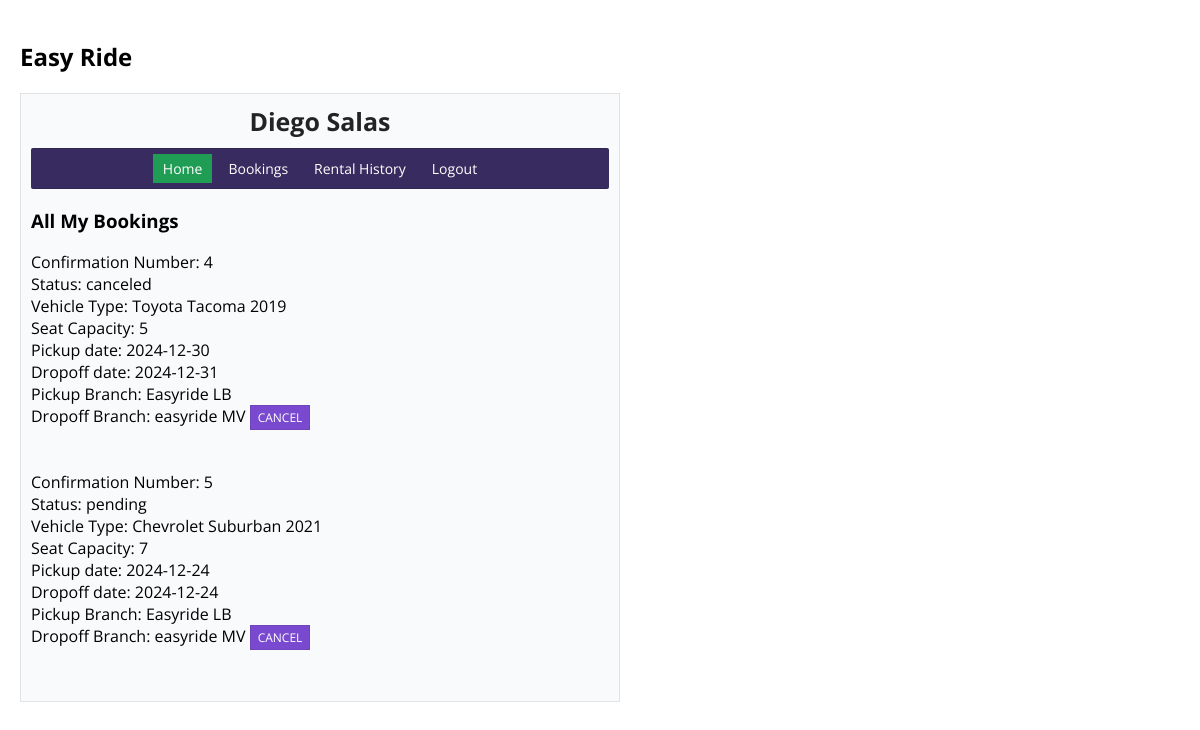
Screenshot of /mybookings.php (signed in) with the database file from the repository.
### tables this page shows
CREATE TABLE `customers` (
  `customer_id` int(11) NOT NULL,
  `customer_fname` varchar(25) NOT NULL,
  `customer_lname` varchar(25) NOT NULL,
  `customer_address` varchar(255) NOT NULL,
  `customer_phonenum` varchar(15) NOT NULL,
  `customer_email` varchar(50) NOT NULL,
  `customer_password` varchar(100) NOT NULL
);

CREATE TABLE `booking` (
  `confirmation_num` int(11) NOT NULL,
  `status` varchar(25) NOT NULL DEFAULT 'pending',
  `vehicle_registration` int(11) NOT NULL,
  `pickup_date` date NOT NULL,
  `pickup_employee_email` varchar(50) DEFAULT NULL,
  `customer_id` int(11) NOT NULL,
  `drop_date` date NOT NULL,
  `drop_employee_email` varchar(50) DEFAULT NULL,
  `pickup_branch_id` int(11) NOT NULL,
  `drop_branch_id` int(11) NOT NULL,
  `amount` float(10,2) NOT NULL
);

CREATE TABLE `vehicle` (
  `car_id` int(11) NOT NULL,
  `c_name` varchar(25) NOT NULL,
  `description` varchar(200) NOT NULL,
  `model_year` int(11) NOT NULL,
  `manufacturer` varchar(20) NOT NULL,
  `color` varchar(10) NOT NULL
);

CREATE TABLE `vehicle_details` (
  `registration_num` int(11) NOT NULL,
  `seat_capacity` int(11) NOT NULL,
  `mileage` int(11) NOT NULL,
  `rate` float(10,2) NOT NULL,
  `type_car_id` int(11) NOT NULL,
  `fuel_type_id` int(11) NOT NULL,
  `vehicle_branch_id` int(11) NOT NULL,
  `car_id` int(11) NOT NULL
);

CREATE TABLE `branch` (
  `branch_id` int(11) NOT NULL,
  `location` varchar(50) NOT NULL,
  `branch_name` varchar(50) NOT NULL
);

### includes/init.php (called while the page is built, shortened)
<?php
require 'classes/user.php';
$db_obj = new Database();
$db_connection = $db_obj->dbConnection();
$user_obj = new User($db_connection);

### includes/classes/user.php (called while the page is built, shortened)
<?php
class User{
    protected $db;
    function __construct($db_connection){
        $this->db = $db_connection;
    }
    function find_user_by_id($id){
        try{
            $find_user = $this->db->prepare("SELECT * FROM `customers` WHERE customer_id = ?");
            $find_user->execute([$id]);
            if($find_user->rowCount() === 1){
                return $find_user->fetch(PDO::FETCH_OBJ);
            }
            else{
                return false;
            }
        }
        catch (PDOException $e) {
            die($e->getMessage());
        }
    }
    function all_user_bookings($id){
        try{
            $get_bookings = $this->db->prepare("SELECT confirmation_num, status, manufacturer, c_name, model_year, seat_capacity, pickup_date, drop_date, b1.branch_name as b1_branch_name, b2.branch_name as b2_branch_name, customer_id
                                                FROM `booking` as bo
                                                LEFT JOIN `vehicle_details` as vd ON
                                                vd.registration_num=bo.vehicle_registration
                                                LEFT JOIN `vehicle` as v ON v.car_id=vd.car_id
                                                LEFT JOIN `branch` as b1 ON b1.branch_id=bo.pickup_branch_id
                                                LEFT JOIN `branch` as b2 ON b2.branch_id=bo.drop_branch_id
                                                HAVING customer_id = ?");
            $get_bookings->execute([$id]);
            if($get_bookings->rowCount() > 0){
                return $get_bookings->fetchAll(PDO::FETCH_OBJ);
            }
            else{
                return false;
            }
        }
        catch (PDOException $e) {
            die($e->getMessage());
        }
    }
}
?>

### mybookings.php (the view, shortened to what this page needs)
<?php
require 'includes/init.php';
if(isset($_SESSION['customer_id']) && isset($_SESSION['email'])){
    $user_data = $user_obj->find_user_by_id($_SESSION['customer_id']);
    $all_bookings = $user_obj->all_user_bookings($_SESSION['customer_id']);
}
else{
    header('Location: logout.php');
    exit;
}
?>
<!DOCTYPE html>
<html lang="en">
<head>
    <link rel="stylesheet" href="./style.css">
</head>
<body>
	<h2>Easy Ride</h2>
    <div class="profile_container">
        <div class="inner_profile">
            <h1><?php echo  $user_data->customer_fname." ".$user_data->customer_lname;?></h1>
        </div>
        <nav>
            <ul>
                <li><a href="profile.php" rel="noopener noreferrer" class="active">Home</a></li>
                <li><a href="mybookings.php" rel="noopener noreferrer">Bookings</a></li>
                <li><a href="profile.php" rel="noopener noreferrer">Rental History</a></li>
                <li><a href="logout.php" rel="noopener noreferrer">Logout</a></li>
            </ul>
        </nav>
        <div class="all_bookings">
            <h3>All My Bookings</h3>
            <div class="usersWrapper">
                <?php
                if($all_bookings){
                    foreach($all_bookings as $row){
                        echo '<div class="bookings_box">
                                <div class="vehicle_info"><span>Confirmation Number: '.$row->confirmation_num.'</span>
                                <div class="vehicle_info"><span>Status: '.$row->status.'</span>
                                <div class="vehicle_info"><span>Vehicle Type: '.$row->manufacturer.' '.$row->c_name.' '.$row->model_year.'</span>
                                <div class="vehicle_info"><span>Seat Capacity: '.$row->seat_capacity.'</span>
                                <div class="vehicle_info"><span>Pickup date: '.$row->pickup_date.'</span>
                                <div class="vehicle_info"><span>Dropoff date: '.$row->drop_date.'</span>
                                <div class="vehicle_info"><span>Pickup Branch: '.$row->b1_branch_name.'</span>
                                <div class="vehicle_info"><span>Dropoff Branch: '.$row->b2_branch_name.'</span>
                                <span><a href="vehicle_profile.php?id='.$row->confirmation_num.'" class="see_profileBtn">Cancel</a></div>
                                <br></br>
                            </div>';
                    }
                }
                else{
                    echo '<h4>There is no bookings!</h4>';
                }
                ?>
            </div>
        </div>
    </div>
</body>
</html>

### style.css (style rules this page uses)
* { box-sizing: border-box; -webkit-box-sizing: border-box; }
body { padding: 20px; margin: 0; font-family: 'Open Sans', sans-serif; }
a { color: inherit; text-decoration: none; outline: none; }
h1 { text-align: center; color: #232323; }
.profile_container { max-width: 600px; background-color: #F8FAFC; border: 1px solid rgba(23,23,23, .1); padding: 10px; }
.profile_container nav ul { list-style: none; padding: 5px 0; margin:10px 0; display: flex; flex-wrap: wrap; border-top: 1px solid rgba(23,23,23, .2); border-bottom: 1px solid rgba(23,23,23, .2); justify-content: center; background: #382B5F; border-radius: 2px; }
.profile_container nav ul li a { color: #FFF; font-size: 14px; display: block; padding:5px 10px; margin:0 3px; }
.inner_profile h1 { padding: 0; margin: 0; font-size: 25px; text-transform: capitalize; }
.active { outline: none; background-color: #1F9D55 !important; color: #FFF !important; }
.see_profileBtn { background-color: #794ACF; border: 1px solid rgba(23,23,23, .1); color: #FFF; font-size: 12px; padding:3px 7px; text-transform: uppercase; }

### rows the page displays
customers: customer_fname "Diego", customer_lname "Salas"
booking: confirmation_num "4", status "canceled", vehicle.manufacturer "Toyota", vehicle.c_name "Tacoma", vehicle.model_year "2019", vehicle_details.seat_capacity "5", pickup_date "2024-12-30", drop_date "2024-12-31", pickup_branch.branch_name "Easyride LB", drop_branch.branch_name "easyride MV"
booking: confirmation_num "5", status "pending", vehicle.manufacturer "Chevrolet", vehicle.c_name "Suburban", vehicle.model_year "2021", vehicle_details.seat_capacity "7", pickup_date "2024-12-24", drop_date "2024-12-24", pickup_branch.branch_name "Easyride LB", drop_branch.branch_name "easyride MV"
